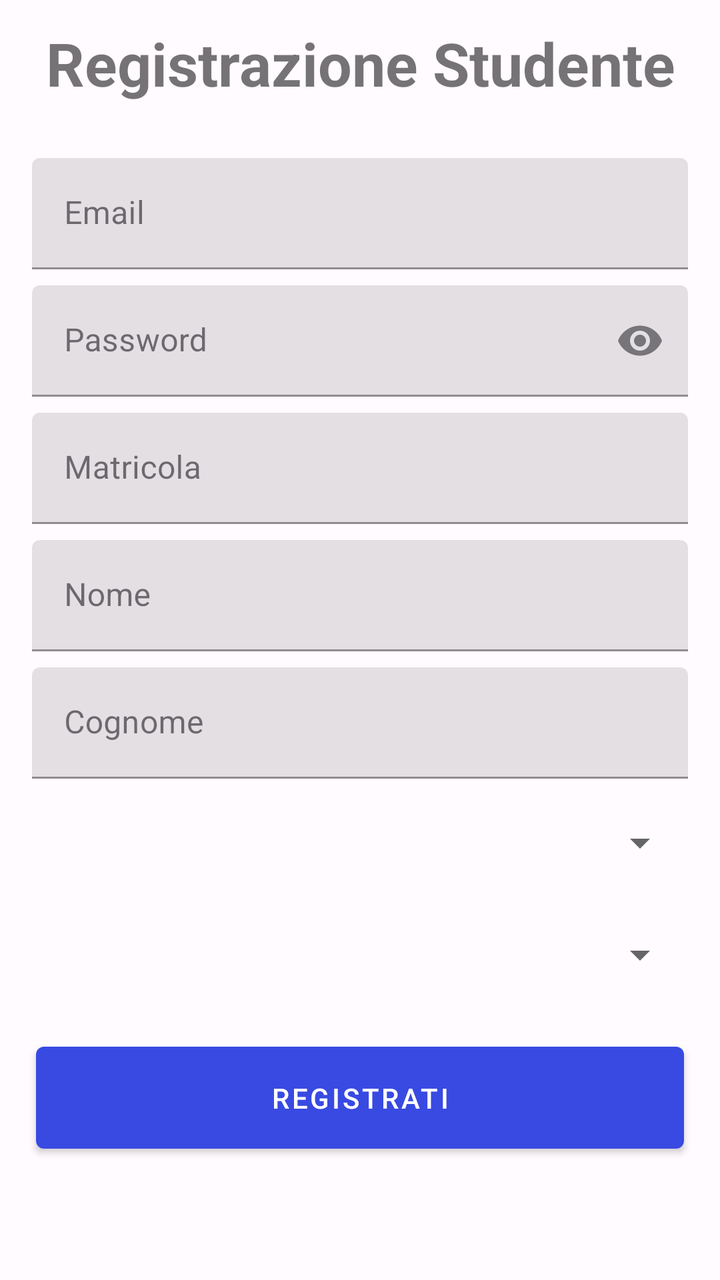
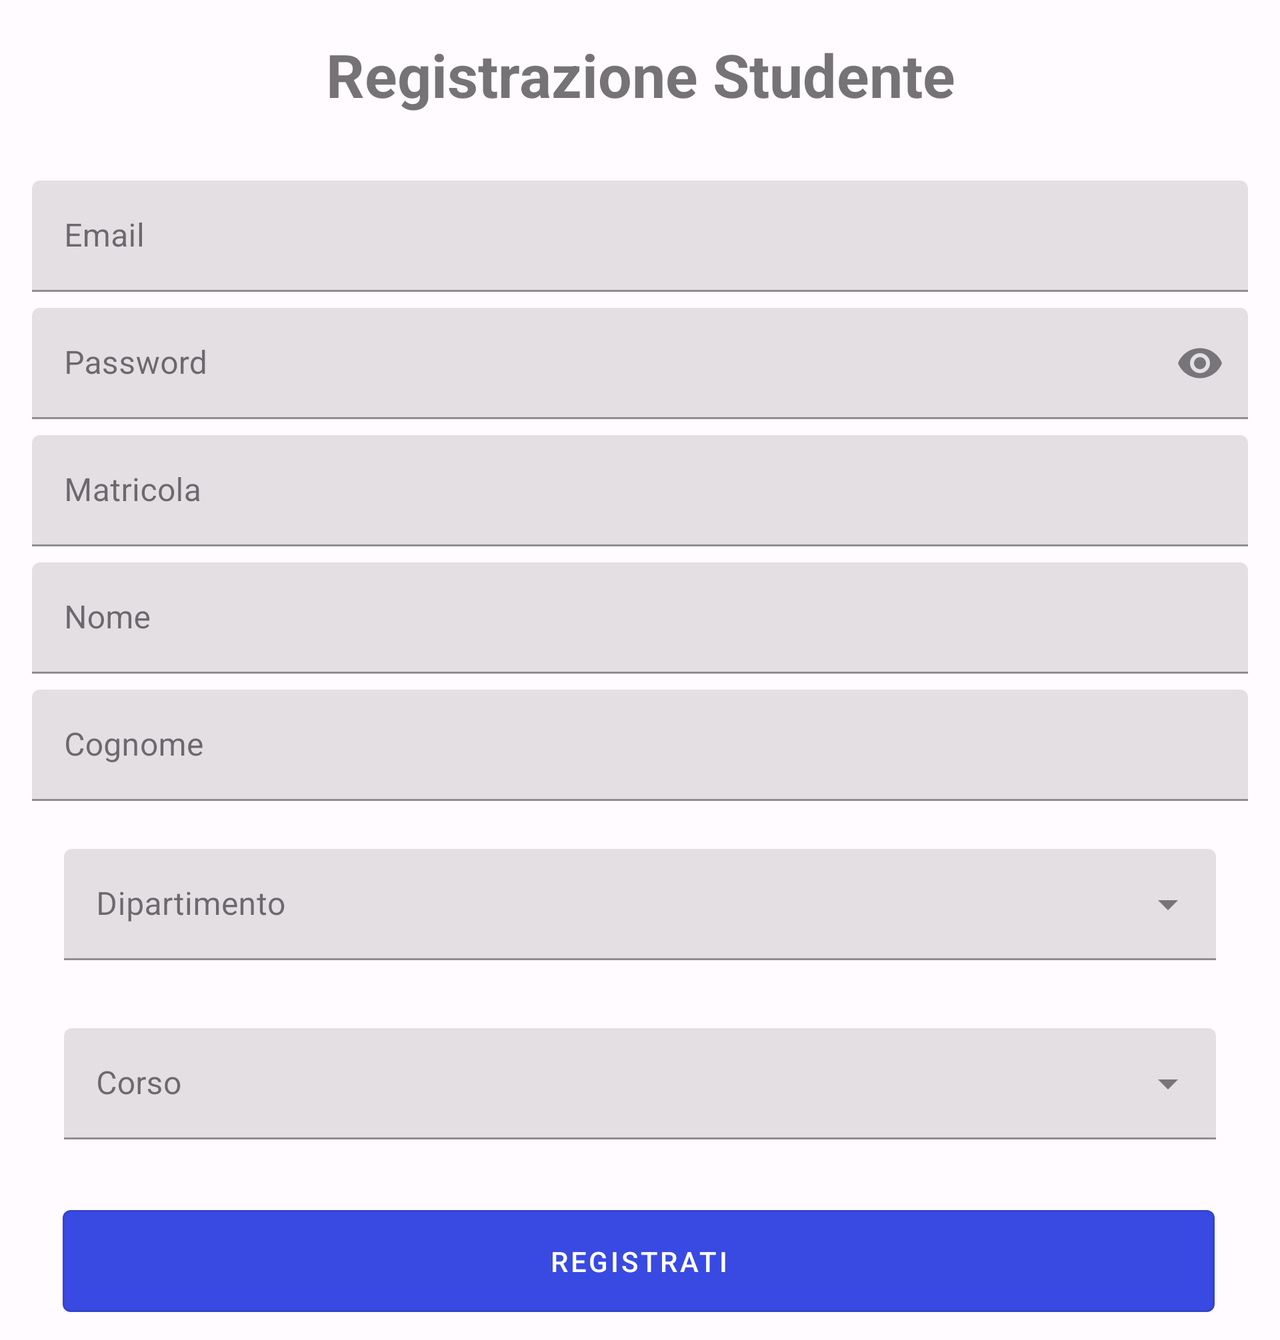

Two renders of one Android screen. The first uses the default layout on a phone; the second uses the alternative layout the repository ships for a different screen configuration, on a matching device. The two XML files are below.
<!-- AndroidManifest.xml: application theme AppTheme -->
<!-- res/layout/activity_registry.xml -->
<?xml version="1.0" encoding="utf-8"?>
<ScrollView xmlns:android="http://schemas.android.com/apk/res/android"
    xmlns:app="http://schemas.android.com/apk/res-auto"
    xmlns:tools="http://schemas.android.com/tools"
    android:layout_width="match_parent"
    android:layout_height="match_parent"
    tools:context=".registrazione.Registry">
<androidx.constraintlayout.widget.ConstraintLayout
    android:layout_width="match_parent"
    android:layout_height="wrap_content"
    android:orientation="vertical"
    >

    <LinearLayout
        android:id="@+id/linearLayout2"
        android:layout_width="match_parent"
        android:layout_height="wrap_content"
        android:gravity="center"
        android:orientation="vertical"
        android:padding="16dp"
        app:layout_constraintBottom_toBottomOf="parent"
        app:layout_constraintTop_toTopOf="parent"
        app:layout_constraintVertical_bias="0.5"
        tools:layout_editor_absoluteX="0dp">

        <com.google.android.material.textfield.TextInputLayout
            android:layout_width="match_parent"
            android:layout_height="wrap_content"
            android:hint="@string/email"
            app:endIconMode="clear_text">

            <com.google.android.material.textfield.TextInputEditText
                android:id="@+id/email"
                android:layout_width="match_parent"
                android:layout_height="wrap_content"
                />

        </com.google.android.material.textfield.TextInputLayout>

        <com.google.android.material.textfield.TextInputLayout
            android:layout_width="match_parent"
            android:layout_height="wrap_content"
            android:layout_marginTop="8dp"
            android:hint="@string/password"
            app:endIconMode="password_toggle">

            <com.google.android.material.textfield.TextInputEditText
                android:id="@+id/password"
                android:layout_width="match_parent"
                android:layout_height="wrap_content"
                android:inputType="textPassword" />

        </com.google.android.material.textfield.TextInputLayout>

        <com.google.android.material.textfield.TextInputLayout

            android:layout_width="match_parent"
            android:layout_height="wrap_content"
            android:layout_marginTop="8dp"
            android:hint="@string/matricola">

            <com.google.android.material.textfield.TextInputEditText
                android:id="@+id/matricola"
                android:layout_width="match_parent"
                android:layout_height="wrap_content"
                android:inputType="number" />

        </com.google.android.material.textfield.TextInputLayout>


        <com.google.android.material.textfield.TextInputLayout
            android:layout_width="match_parent"
            android:layout_height="wrap_content"
            android:layout_marginTop="8dp"
            android:hint="@string/nome"
            android:inputType="text">

            <com.google.android.material.textfield.TextInputEditText
                android:id="@+id/edt_name"
                android:layout_width="match_parent"
                android:layout_height="wrap_content" />

        </com.google.android.material.textfield.TextInputLayout>

        <com.google.android.material.textfield.TextInputLayout
            android:layout_width="match_parent"
            android:layout_height="wrap_content"
            android:layout_marginTop="8dp"
            android:hint="@string/cognome">

            <com.google.android.material.textfield.TextInputEditText
                android:id="@+id/edt_surname"
                android:layout_width="match_parent"
                android:layout_height="wrap_content" />

        </com.google.android.material.textfield.TextInputLayout>

        <Spinner
            android:id="@+id/spinner_dipartimento"
            android:layout_width="match_parent"
            android:layout_height="wrap_content"
            android:layout_marginTop="8dp"
            android:contentDescription="@string/dipartimento"
            android:minHeight="48dp"
            app:layout_constraintLeft_toLeftOf="parent"
            app:layout_constraintRight_toRightOf="parent" />


        <com.google.android.material.textfield.TextInputLayout
            android:layout_width="match_parent"
            android:layout_height="wrap_content"
            android:layout_marginTop="8dp">

            <Spinner
                android:id="@+id/spinner_corso"
                android:layout_width="match_parent"
                android:layout_height="wrap_content"
                android:contentDescription="@string/corso"
                android:minHeight="48dp"
                app:layout_constraintLeft_toLeftOf="parent"
                app:layout_constraintRight_toRightOf="parent" />

        </com.google.android.material.textfield.TextInputLayout>


    </LinearLayout>

    <Button
        android:id="@+id/btn_register"
        android:layout_width="0dp"
        android:layout_height="wrap_content"
        android:padding="16dp"
        android:text="@string/registrati"
        app:layout_constraintBottom_toBottomOf="parent"
        app:layout_constraintEnd_toEndOf="parent"
        app:layout_constraintStart_toStartOf="parent"
        app:layout_constraintTop_toBottomOf="@+id/linearLayout2"
        app:layout_constraintVertical_bias="0.3"
        app:layout_constraintWidth_percent="0.9" />

    <TextView
        android:layout_width="match_parent"
        android:layout_height="wrap_content"
        android:text="Registrazione Studente"
        android:textAlignment="center"
        android:textSize="30sp"
        android:textStyle="bold"
        app:layout_constraintBottom_toTopOf="@+id/linearLayout2"
        app:layout_constraintTop_toTopOf="parent"
        app:layout_constraintVertical_bias="0.5"
        tools:layout_editor_absoluteX="0dp" />


</androidx.constraintlayout.widget.ConstraintLayout>
</ScrollView>
<!-- resources referenced by this layout -->
<resources>
  <string name="cognome">Cognome</string>
  <string name="corso">Corso</string>
  <string name="dipartimento">  Dipartimento</string>
  <string name="email">Email</string>
  <string name="matricola">Matricola</string>
  <string name="nome">Nome</string>
  <string name="password">Password</string>
  <string name="registrati">Registrati</string>
  <color name="md_theme_light_primary">#384AE2</color>
  <color name="md_theme_light_onPrimary">#FFFFFF</color>
  <color name="md_theme_light_primaryContainer">#DFE0FF</color>
  <color name="md_theme_light_onPrimaryContainer">#000965</color>
  <color name="md_theme_light_secondary">#006495</color>
  <color name="md_theme_light_onSecondary">#FFFFFF</color>
  <color name="md_theme_light_secondaryContainer">#CBE6FF</color>
  <color name="md_theme_light_onSecondaryContainer">#001E30</color>
  <color name="md_theme_light_tertiary">#006A62</color>
  <color name="md_theme_light_onTertiary">#FFFFFF</color>
  <color name="md_theme_light_tertiaryContainer">#56FAEA</color>
  <color name="md_theme_light_onTertiaryContainer">#00201D</color>
  <color name="md_theme_light_error">#BA1A1A</color>
  <color name="md_theme_light_errorContainer">#FFDAD6</color>
  <color name="md_theme_light_onError">#FFFFFF</color>
  <color name="md_theme_light_onErrorContainer">#410002</color>
  <color name="md_theme_light_background">#FFFBFF</color>
  <color name="md_theme_light_onBackground">#1B1B1F</color>
  <color name="md_theme_light_surface">#FFFBFF</color>
  <color name="md_theme_light_onSurface">#1B1B1F</color>
  <color name="md_theme_light_surfaceVariant">#E3E1EC</color>
  <color name="md_theme_light_onSurfaceVariant">#46464F</color>
  <color name="md_theme_light_outline">#777680</color>
  <color name="md_theme_light_inverseOnSurface">#F3F0F4</color>
  <color name="md_theme_light_inverseSurface">#303034</color>
  <color name="md_theme_light_inversePrimary">#BDC2FF</color>
</resources>
<!-- res/layout-land/activity_registry.xml (the repository's variant of the layout above) -->
<!-- drawn on the phone turned sideways -->
<?xml version="1.0" encoding="utf-8"?>
<ScrollView xmlns:android="http://schemas.android.com/apk/res/android"
    xmlns:app="http://schemas.android.com/apk/res-auto"
    xmlns:tools="http://schemas.android.com/tools"
    android:layout_width="match_parent"
    android:layout_height="match_parent"
    tools:context=".registrazione.Registry">

    <androidx.constraintlayout.widget.ConstraintLayout
        android:layout_width="match_parent"
        android:layout_height="match_parent"
        android:orientation="vertical">

        <LinearLayout
            android:id="@+id/linearLayout2"
            android:layout_width="match_parent"
            android:layout_height="wrap_content"
            android:gravity="center"
            android:orientation="vertical"
            android:padding="16dp"
            app:layout_constraintBottom_toBottomOf="parent"
            app:layout_constraintTop_toTopOf="parent"
            app:layout_constraintVertical_bias="0.5"
            tools:layout_editor_absoluteX="0dp">

            <com.google.android.material.textfield.TextInputLayout
                android:layout_width="match_parent"
                android:layout_height="wrap_content"
                android:hint="@string/email"
                app:endIconMode="clear_text">

                <com.google.android.material.textfield.TextInputEditText
                    android:id="@+id/email"
                    android:layout_width="match_parent"
                    android:layout_height="wrap_content" />

            </com.google.android.material.textfield.TextInputLayout>

            <com.google.android.material.textfield.TextInputLayout
                android:layout_width="match_parent"
                android:layout_height="wrap_content"
                android:layout_marginTop="8dp"
                android:hint="@string/password"
                app:endIconMode="password_toggle">

                <com.google.android.material.textfield.TextInputEditText
                    android:id="@+id/password"
                    android:layout_width="match_parent"
                    android:layout_height="wrap_content"
                    android:inputType="textPassword" />

            </com.google.android.material.textfield.TextInputLayout>

            <com.google.android.material.textfield.TextInputLayout

                android:layout_width="match_parent"
                android:layout_height="wrap_content"
                android:layout_marginTop="8dp"
                android:hint="@string/matricola">

                <com.google.android.material.textfield.TextInputEditText
                    android:id="@+id/matricola"
                    android:layout_width="match_parent"
                    android:layout_height="wrap_content"
                    android:inputType="number" />

            </com.google.android.material.textfield.TextInputLayout>


            <com.google.android.material.textfield.TextInputLayout
                android:layout_width="match_parent"
                android:layout_height="wrap_content"
                android:layout_marginTop="8dp"
                android:hint="@string/nome"
                android:inputType="text">

                <com.google.android.material.textfield.TextInputEditText
                    android:id="@+id/edt_name"
                    android:layout_width="match_parent"
                    android:layout_height="wrap_content" />

            </com.google.android.material.textfield.TextInputLayout>

            <com.google.android.material.textfield.TextInputLayout
                android:layout_width="match_parent"
                android:layout_height="wrap_content"
                android:layout_marginTop="8dp"
                android:hint="@string/cognome">

                <com.google.android.material.textfield.TextInputEditText
                    android:id="@+id/edt_surname"
                    android:layout_width="match_parent"
                    android:layout_height="wrap_content" />

            </com.google.android.material.textfield.TextInputLayout>

            <com.google.android.material.textfield.TextInputLayout
                style="@style/Spinner"
                android:layout_width="match_parent"
                android:layout_height="wrap_content"
                android:hint="@string/dipartimento">

                <AutoCompleteTextView
                    android:id="@+id/spinner_dipartimento"
                    style="@style/Spinner"
                    android:layout_width="match_parent"
                    android:layout_height="wrap_content"
                    android:inputType="none" />

            </com.google.android.material.textfield.TextInputLayout>

            <com.google.android.material.textfield.TextInputLayout
                style="@style/Spinner"
                android:layout_width="match_parent"
                android:layout_height="wrap_content"
                android:gravity="top"
                android:hint="@string/corso">

                <AutoCompleteTextView
                    android:id="@+id/spinner_corso"
                    style="@style/Spinner"
                    android:layout_width="match_parent"
                    android:layout_height="wrap_content"
                    android:inputType="none" />

            </com.google.android.material.textfield.TextInputLayout>

        </LinearLayout>

        <Button
            android:id="@+id/btn_register"
            android:layout_width="0dp"
            style="@style/Widget.MaterialComponents.Button.OutlinedButton"
            android:layout_height="wrap_content"
            android:padding="16dp"
            android:text="@string/registrati"
            app:layout_constraintBottom_toBottomOf="parent"
            app:layout_constraintEnd_toEndOf="parent"
            app:layout_constraintHorizontal_bias="0.487"
            app:layout_constraintStart_toStartOf="parent"
            app:layout_constraintTop_toBottomOf="@+id/linearLayout2"
            app:layout_constraintVertical_bias="0.3"
            app:layout_constraintWidth_percent="0.9" />

        <TextView
            android:layout_width="match_parent"
            android:layout_height="wrap_content"
            android:text="Registrazione Studente"
            android:textAlignment="center"
            android:textSize="30sp"
            android:textStyle="bold"
            app:layout_constraintBottom_toTopOf="@+id/linearLayout2"
            app:layout_constraintTop_toTopOf="parent"
            app:layout_constraintVertical_bias="0.5"
            tools:layout_editor_absoluteX="0dp" />

        <com.google.android.material.button.MaterialButton
            android:id="@+id/my_icon_button"
            style="@style/Widget.Material3.Button.IconButton"
            android:layout_width="wrap_content"
            android:layout_height="wrap_content"
            android:onClick="esci"
            android:layout_marginBottom="1dp"
            android:contentDescription="@string/home"
            app:icon="@drawable/baseline_arrow_back_24"
            app:iconSize="35dp"
            app:layout_constraintBottom_toTopOf="@+id/linearLayout2"
            app:layout_constraintEnd_toEndOf="parent"
            app:layout_constraintHorizontal_bias="0.0"
            app:layout_constraintStart_toStartOf="parent"
            app:layout_constraintTop_toTopOf="parent"
            app:layout_constraintVertical_bias="0.0" />


    </androidx.constraintlayout.widget.ConstraintLayout>
</ScrollView>
<!-- resources referenced by the variant -->
<!-- as the phone turned sideways resolves them -->
<resources>
  <string name="cognome">Cognome</string>
  <string name="corso">Corso</string>
  <string name="dipartimento">  Dipartimento</string>
  <string name="email">Email</string>
  <string name="home">Home</string>
  <string name="matricola">Matricola</string>
  <string name="nome">Nome</string>
  <string name="password">Password</string>
  <string name="registrati">Registrati</string>
  <style name="Spinner" parent="Widget.MaterialComponents.AutoCompleteTextView.FilledBox">
          <item name="endIconMode">dropdown_menu</item>
      </style>
  <color name="md_theme_light_primary">#384AE2</color>
  <color name="md_theme_light_onPrimary">#FFFFFF</color>
  <color name="md_theme_light_primaryContainer">#DFE0FF</color>
  <color name="md_theme_light_onPrimaryContainer">#000965</color>
  <color name="md_theme_light_secondary">#006495</color>
  <color name="md_theme_light_onSecondary">#FFFFFF</color>
  <color name="md_theme_light_secondaryContainer">#CBE6FF</color>
  <color name="md_theme_light_onSecondaryContainer">#001E30</color>
  <color name="md_theme_light_tertiary">#006A62</color>
  <color name="md_theme_light_onTertiary">#FFFFFF</color>
  <color name="md_theme_light_tertiaryContainer">#56FAEA</color>
  <color name="md_theme_light_onTertiaryContainer">#00201D</color>
  <color name="md_theme_light_error">#BA1A1A</color>
  <color name="md_theme_light_errorContainer">#FFDAD6</color>
  <color name="md_theme_light_onError">#FFFFFF</color>
  <color name="md_theme_light_onErrorContainer">#410002</color>
  <color name="md_theme_light_background">#FFFBFF</color>
  <color name="md_theme_light_onBackground">#1B1B1F</color>
  <color name="md_theme_light_surface">#FFFBFF</color>
  <color name="md_theme_light_onSurface">#1B1B1F</color>
  <color name="md_theme_light_surfaceVariant">#E3E1EC</color>
  <color name="md_theme_light_onSurfaceVariant">#46464F</color>
  <color name="md_theme_light_outline">#777680</color>
  <color name="md_theme_light_inverseOnSurface">#F3F0F4</color>
  <color name="md_theme_light_inverseSurface">#303034</color>
  <color name="md_theme_light_inversePrimary">#BDC2FF</color>
</resources>
